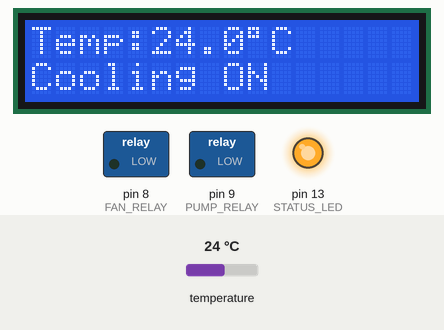
A sketch run on a simulated Arduino Uno, built with avr-gcc and run on an emulated ATmega328P. On the bench: 16×2 character LCD, switched loads named in the sketch (green lamp = pin HIGH), output pins drawn as LEDs (lit = HIGH). Inputs (shaded band) come from the test bench; at power-on: temperature 24 °C.

Above: at 3.2 s.
3.3 s: temperature set to 15.4 °C
At 5.8 s:
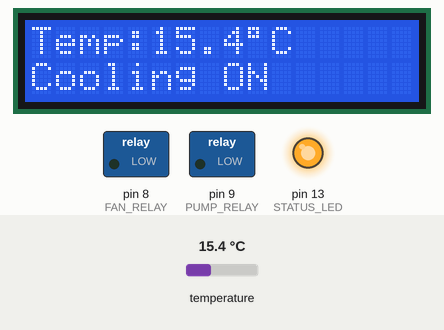
6.1 s: temperature set to 14.6 °C
At 6.8 s:
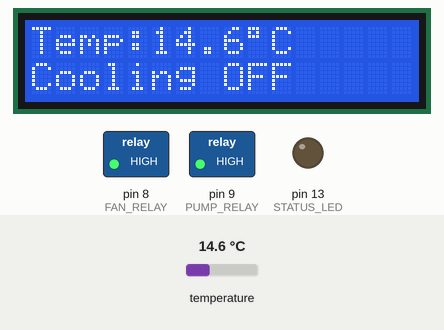
8.6 s: temperature set to 12 °C
At 11.1 s:
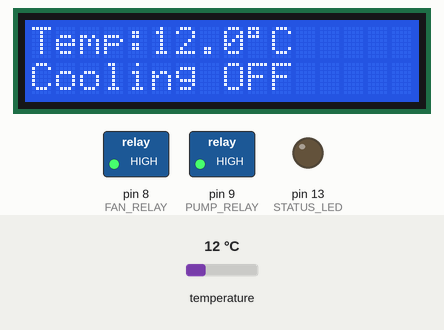
Timing chart, 0 to 12.6 s (numbered marks = the images above; inputs shaded):
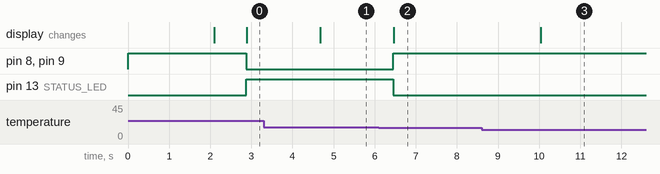

Measured:
- the behaviour switches between 15.1 and 15 °C on temperature (found by bisection; images 1 and 2)
- after the input at 3.3 s, the display: changes after 1.4 s (image 1)
- after the input at 6.1 s, pin 8 (FAN_RELAY), pin 9 (PUMP_RELAY): LOW → HIGH after 0.35 s; pin 13 (STATUS_LED): HIGH → LOW after 0.35 s; the display: changes after 0.36 s (image 2)
- after the input at 8.6 s, the display: changes after 1.4 s (image 3)

The sketch:

SolarWaterCooler.ino
```cpp
#include <Wire.h>
#include <LiquidCrystal_I2C.h>
#include <OneWire.h>
#include <DallasTemperature.h>

#define ONE_WIRE_BUS 2
#define FAN_RELAY 8
#define PUMP_RELAY 9
#define STATUS_LED 13

LiquidCrystal_I2C lcd(0x27,16,2);

OneWire oneWire(ONE_WIRE_BUS);
DallasTemperature sensors(&oneWire);

float ON_TEMP = 18.0;
float OFF_TEMP = 15.0;

bool cooling=false;

void setup()
{
    pinMode(FAN_RELAY,OUTPUT);
    pinMode(PUMP_RELAY,OUTPUT);
    pinMode(STATUS_LED,OUTPUT);

    digitalWrite(FAN_RELAY,HIGH);
    digitalWrite(PUMP_RELAY,HIGH);

    lcd.init();
    lcd.backlight();

    sensors.begin();

    lcd.setCursor(0,0);
    lcd.print("Solar Cooler");
    delay(2000);
    lcd.clear();
}

void loop()
{
    sensors.requestTemperatures();
    float temp=sensors.getTempCByIndex(0);

    lcd.setCursor(0,0);
    lcd.print("Temp:");
    lcd.print(temp,1);
    lcd.print((char)223);
    lcd.print("C ");

    if(temp>=ON_TEMP && !cooling)
    {
        cooling=true;

        digitalWrite(FAN_RELAY,LOW);
        digitalWrite(PUMP_RELAY,LOW);
        digitalWrite(STATUS_LED,HIGH);
    }

    if(temp<=OFF_TEMP && cooling)
    {
        cooling=false;

        digitalWrite(FAN_RELAY,HIGH);
        digitalWrite(PUMP_RELAY,HIGH);
        digitalWrite(STATUS_LED,LOW);
    }

    lcd.setCursor(0,1);

    if(cooling)
        lcd.print("Cooling ON   ");
    else
        lcd.print("Cooling OFF  ");

    delay(1000);
}
```
